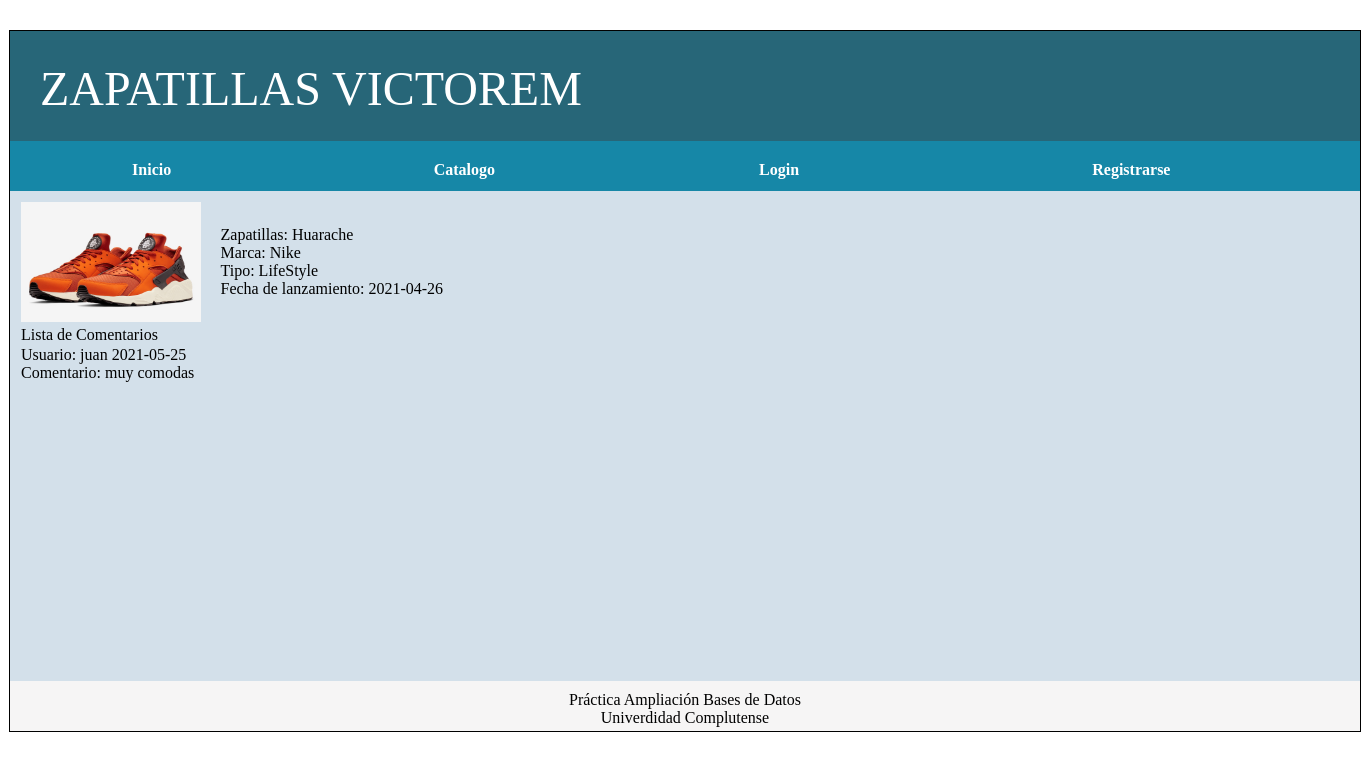
/vistaZapatillas.php?variable=Huarache, run on the app's committed database.
### tables this page shows
CREATE TABLE `zapatillas` (
  `Nombre` varchar(200) NOT NULL,
  `FechaLanzamiento` date NOT NULL,
  `Portada` varchar(300) NOT NULL
);

CREATE TABLE `marcas` (
  `Nombre` varchar(200) NOT NULL,
  `Marca` varchar(30) NOT NULL,
  `Tipo` varchar(100) NOT NULL
);

CREATE TABLE `comentarios` (
  `IdUsuario` varchar(100) NOT NULL,
  `Fecha` date NOT NULL,
  `Comentario` varchar(500) NOT NULL,
  `IdZapatillas` varchar(200) NOT NULL,
  `IdComentario` int(100) NOT NULL
);

### includes/DAO/DAO.php (called while the page is built, shortened)
<?php
class DAO {
		public $mysqli;
		public function __construct(){
			if (!$this->mysqli ){
				$this->mysqli = new mysqli('localhost','admin','adminpass','zapatillas');
			}
		}
		public function ejecutarConsulta($sql){
			if($sql != ""){
				$consulta = $this->mysqli->query($sql) or die ($this->mysqli->error. " en la línea ".(__LINE__-1));
				$tablaDatos = array();
				while ($fila = mysqli_fetch_assoc($consulta)){
					array_push($tablaDatos, $fila);
				}
				return $tablaDatos;
			}
			else {
				return 0;
			}
		}
}
?>

### includes/SA/SAZapatillas.php (called while the page is built, shortened)
<?php
require_once __DIR__.'/../DAO/DAOZapatillas.php';
class SAZapatillas {
	public static function buscaZapatillasSA($nombreZapatilla) {
		$daoZapatilla = new DAOZapatillas();
		return $daoZapatilla->buscaZapatillasDAO($nombreZapatilla);
	}
}
?>

### includes/DAO/DAOZapatillas.php (called while the page is built, shortened)
<?php
include_once('DAO.php');
require_once __DIR__.'/../TO/TOZapatillas.php';
class DAOZapatillas extends DAO {
	public function buscaZapatillasDAO($nombreZapatillas) {
		$zapatillas = new TOZapatillas($nombreZapatillas);
		$query = "SELECT * FROM zapatillas WHERE Nombre = '$nombreZapatillas'";
		$rs = $this->ejecutarConsulta($query);
		if ($rs) {
			if (count($rs) == 1) {
				$zapatillas->setNombreZapatillas($rs[0]["Nombre"]);
				$zapatillas->setFechaLanzamientoZapatillas($rs[0]["FechaLanzamiento"]);
				$zapatillas->setPortadaZapatillas($rs[0]["Portada"]);
            return $zapatillas;
			}
		}
		return null;
	}
}
?>

### includes/TO/TOZapatillas.php (called while the page is built)
<?php
class TOZapatillas {
		private $nombre;
		private $fechaLanzamiento;
		private $portada;
		public function __construct($nombreZapatillas){
			$this->nombre = $nombreZapatillas;
		}
		public function setNombreZapatillas($nombreZapatillas){
			$this->nombre = $nombreZapatillas;
		}
		public function setFechaLanzamientoZapatillas($fechaLanzamientoZapatillas){
			$this->fechaLanzamiento = $fechaLanzamientoZapatillas;
		}
		public function setPortadaZapatillas($portadaZapatillas){
			$this->portada = $portadaZapatillas;
		}
		public function getNombreZapatillas(){
			return $this->nombre;
		}
		public function getFechaLanzamientoZapatillas(){
			return $this->fechaLanzamiento;
		}
		public function getPortadaZapatillas(){
			return $this->portada;
		}
}
?>

### includes/SA/SAMarca.php (called while the page is built, shortened)
<?php
require_once __DIR__.'/../DAO/DAOMarca.php';
class SAMarca {
	public static function buscaMarcaSA($nombreMarca) {
		$daoMarca = new DAOMarca();
		return $daoMarca->buscaMarcaDAO($nombreMarca);
	}
}
?>

### includes/DAO/DAOMarca.php (called while the page is built, shortened)
<?php
include_once('DAO.php');
require_once __DIR__.'/../TO/TOMarca.php';
class DAOMarca extends DAO {
	public function buscaMarcaDAO($nombre) {
		$marca = new TOMarca($nombre);
		$query = "SELECT * FROM marcas WHERE Nombre = '$nombre'";
		$rs = $this->ejecutarConsulta($query);
		if ($rs) {
			if (count($rs) == 1) {
				$marca->setNombre($rs[0]["Nombre"]);
				$marca->setMarca($rs[0]["Marca"]);
				$marca->setTipo($rs[0]["Tipo"]);
            return $marca;
			}
		}
		return null;
	}
}
?>

### includes/TO/TOMarca.php (called while the page is built, shortened)
<?php
class TOMarca {
		private $marca;
		private $tipo;
		public function setMarca($marca){
			$this->marca = $marca;
		}
		public function setTipo($tipo){
			$this->tipo = $tipo;
		}
		public function getMarca(){
			return $this->marca;
		}
		public function getTipo(){
			return $this->tipo;
		}
}
?>

### includes/SA/SAComentario.php (called while the page is built, shortened)
<?php
require_once __DIR__.'/../DAO/DAOComentario.php';
class SAComentario {
	public static function listarComentariosSA($idZapatillas){
		$daoComentario = new DAOComentario();
		$result = $daoComentario->listaComentariosDAO($idZapatillas);
		$coments = array();
		if ($result != NULL){
			for ($i = 0; $i < count($result); $i++){
				array_push($coments, $daoComentario->buscaComentarioDAO($result[$i]));
			}
		}
		return $coments;
	}
}
?>

### includes/DAO/DAOComentario.php (called while the page is built, shortened)
<?php
include_once('DAO.php');
require_once __DIR__.'/../TO/TOComentario.php';
class DAOComentario extends DAO {
	public function buscaComentarioDAO($Idcoment) {
		$coment = new TOComentario();
		$query = "SELECT * FROM comentarios WHERE IdComentario = '$Idcoment'";
		$rs = $this->ejecutarConsulta($query);
		if ($rs) {
			if (count($rs) == 1) {
				$coment->setIdUsuario($rs[0]["IdUsuario"]);
				$coment->setFecha($rs[0]["Fecha"]);
				$coment->setComentario($rs[0]["Comentario"]);
				$coment->setIdZapatillas($rs[0]["IdZapatillas"]);
				$coment->setIdComent($rs[0]["IdComentario"]);
				return $coment;
			}
		}
		return null;
	}
	public function listaComentariosDAO($nombreZapatillas){
		$query = "SELECT * FROM comentarios WHERE (IdZapatillas = '$nombreZapatillas')";
		$array = array();
		$rs = $this->ejecutarConsulta($query);
		if (count($rs) != 0) {
			for($i = 0; $i < count($rs); $i++ ){
                array_push( $array, $rs[$i]['IdComentario']);
            }
			return $array;
		}
		else{
			return null;
		}
	}
}
?>

### includes/TO/TOComentario.php (called while the page is built, shortened)
<?php
class TOComentario{
		private $nombre;
		private $fecha;
		private $comentario;
		public function setIdUsuario($usuario){
			$this->nombre = $usuario;
		}
		public function getIdUsuario(){
			return $this->nombre;
		}
		public function setFecha($fech){
			$this->fecha = $fech;
		}
		public function getFecha(){
			return $this->fecha;
		}
		public function setComentario($comenta){
			$this->comentario = $comenta;
		}
		public function getComentario(){
			return $this->comentario;
		}
}
?>

### vistaZapatillas.php (the view, shortened to what this page needs)
<?php
	require_once __DIR__.'/includes/SA/SAZapatillas.php';
	require_once __DIR__.'/includes/SA/SAMarca.php';
	require_once __DIR__.'/includes/TO/TOZapatillas.php';
	require_once __DIR__.'/includes/SA/SAComentario.php';
	require_once __DIR__.'/includes/TO/TOComentario.php';
?>
<html>
<head>
	<link rel="stylesheet" type="text/css" href="css/estilo-basico.css" />
</head>
<body>
	<div id="contenedor">
		<?php
			require("includes/comun/cabecera.php");
			require("includes/comun/menu.php");
		?>
		<div id="contenidos">
			<?php
					if(isset($_GET['variable'])){
						$zapas = SAZapatillas::buscaZapatillasSA($_GET['variable']);
						$marca = SAMarca::buscaMarcaSA($_GET['variable']);
					}
					echo "<table style='width:100%'><tr><td style='width:15%'>";
					echo"<img src = " . $zapas->getPortadaZapatillas() . " width='180' height='120'></br></td>";
					echo "<td style='width:85%'>Zapatillas:			". $zapas->getNombreZapatillas() . "</br>";
					echo "Marca:	" . $marca->getMarca() ."</br>";
					echo "Tipo:	" . $marca->getTipo() ."</br>";
					echo "Fecha de lanzamiento:			" . $zapas->getFechaLanzamientoZapatillas() . "</br></td></tr></table>";
					echo "<table style='width:100%'><tr><td style='width:50%'>";
					echo "</td><td style='width:50%'>";
					echo "</td></tr></table>";
					echo "<table style='width:100%'>";
					$listaComents = SAComentario::listarComentariosSA($_GET['variable']);
					$numero = sizeof($listaComents);
					if($listaComents == null || $numero == 0){
						echo "<tr><td>No hay comentarios</br></td></tr><tr>";
					}
					else{
						echo"<tr><td><p>Lista de Comentarios</p></td></tr><tr>";
						for ($i = 0; $i < $numero; $i++) {
							echo"<td style='width:33%'>";
							$coment = $listaComents[$i];
							echo "<p>Usuario: " . $coment->getIdUsuario() . " " . $coment->getFecha() . " ";
							echo "<br>Comentario: " . $coment->getComentario() ."</br>";
							echo "</p></td>";
						}
					}
					echo "</tr></table>";
			?>
		</div>
		<?php
			include("includes/comun/pie.php");
		?>
	</div>
</body>
</html>

### css/estilo-basico.css (style rules this page uses)
body { background-color: #FFFFFF; }
div#contenedor { width: 1350px; height: 700px; margin: auto; border: 1px solid black; background-color: #aaaaaa; margin-top: 30px; }
div#contenidos { overflow-y: scroll; padding: 10px; float: center; height: 470px; width: 1330px; background-color: #d3e0ea; }

### css/estiloComun.css (style rules this page uses)
table { width: 100%; background-size: cover; border-collapse: collapse; }

### data on the page
zapatillas: Portada (picture), Nombre "Huarache", FechaLanzamiento "2021-04-26"
marcas: Marca "Nike", Tipo "LifeStyle"
comentarios: IdUsuario "juan", Fecha "2021-05-25", Comentario "muy comodas"
